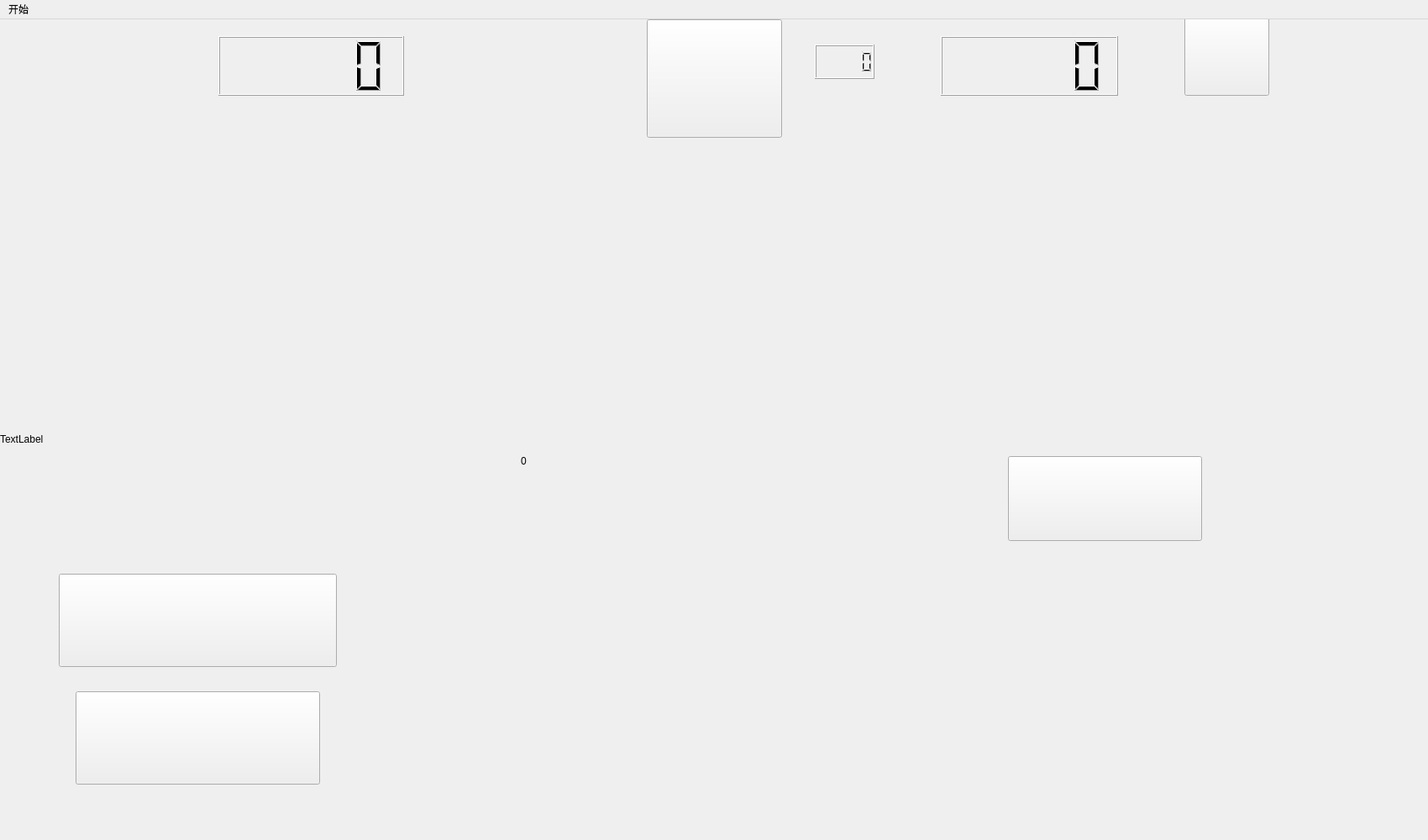
<?xml version="1.0" encoding="UTF-8"?>
<ui version="4.0">
 <class>Playscene</class>
 <widget class="QMainWindow" name="Playscene">
  <property name="geometry">
   <rect>
    <x>0</x>
    <y>0</y>
    <width>1700</width>
    <height>1000</height>
   </rect>
  </property>
  <property name="focusPolicy">
   <enum>Qt::ClickFocus</enum>
  </property>
  <property name="windowTitle">
   <string>MainWindow</string>
  </property>
  <widget class="QWidget" name="centralwidget">
   <property name="focusPolicy">
    <enum>Qt::NoFocus</enum>
   </property>
   <widget class="QLabel" name="label_finish">
    <property name="enabled">
     <bool>false</bool>
    </property>
    <property name="geometry">
     <rect>
      <x>0</x>
      <y>0</y>
      <width>1700</width>
      <height>1000</height>
     </rect>
    </property>
    <property name="minimumSize">
     <size>
      <width>1700</width>
      <height>1000</height>
     </size>
    </property>
    <property name="maximumSize">
     <size>
      <width>1700</width>
      <height>1000</height>
     </size>
    </property>
    <property name="styleSheet">
     <string notr="true">border-image: url(:/rec/pic/over.bmp);</string>
    </property>
    <property name="text">
     <string/>
    </property>
   </widget>
   <widget class="QLabel" name="label_pause">
    <property name="geometry">
     <rect>
      <x>0</x>
      <y>0</y>
      <width>1700</width>
      <height>1000</height>
     </rect>
    </property>
    <property name="minimumSize">
     <size>
      <width>1700</width>
      <height>1000</height>
     </size>
    </property>
    <property name="maximumSize">
     <size>
      <width>1700</width>
      <height>1000</height>
     </size>
    </property>
    <property name="styleSheet">
     <string notr="true">image: url(:/rec/pic/intro2.bmp);</string>
    </property>
    <property name="text">
     <string>TextLabel</string>
    </property>
   </widget>
   <widget class="QPushButton" name="toolButton_ppause">
    <property name="geometry">
     <rect>
      <x>1410</x>
      <y>-10</y>
      <width>101</width>
      <height>101</height>
     </rect>
    </property>
    <property name="styleSheet">
     <string notr="true">border-image: url(:/rec/pic/pause.png);</string>
    </property>
    <property name="text">
     <string/>
    </property>
   </widget>
   <widget class="QPushButton" name="toolButton_restart">
    <property name="geometry">
     <rect>
      <x>1200</x>
      <y>520</y>
      <width>231</width>
      <height>101</height>
     </rect>
    </property>
    <property name="focusPolicy">
     <enum>Qt::NoFocus</enum>
    </property>
    <property name="styleSheet">
     <string notr="true">border-image: url(:/rec/pic/ppause.png);</string>
    </property>
    <property name="text">
     <string/>
    </property>
   </widget>
   <widget class="QLCDNumber" name="lcdNumber_speed">
    <property name="geometry">
     <rect>
      <x>970</x>
      <y>30</y>
      <width>71</width>
      <height>41</height>
     </rect>
    </property>
   </widget>
   <widget class="QLabel" name="label_1">
    <property name="geometry">
     <rect>
      <x>500</x>
      <y>660</y>
      <width>171</width>
      <height>171</height>
     </rect>
    </property>
    <property name="styleSheet">
     <string notr="true">border-image: url(:/rec/pic/big.png);</string>
    </property>
    <property name="text">
     <string/>
    </property>
   </widget>
   <widget class="QLabel" name="label_2">
    <property name="geometry">
     <rect>
      <x>790</x>
      <y>620</y>
      <width>181</width>
      <height>191</height>
     </rect>
    </property>
    <property name="styleSheet">
     <string notr="true">
border-image: url(:/rec/pic/big.png);</string>
    </property>
    <property name="text">
     <string/>
    </property>
   </widget>
   <widget class="QLabel" name="label_7">
    <property name="geometry">
     <rect>
      <x>430</x>
      <y>620</y>
      <width>191</width>
      <height>181</height>
     </rect>
    </property>
    <property name="styleSheet">
     <string notr="true">border-image: url(:/rec/pic/big.png);</string>
    </property>
    <property name="text">
     <string/>
    </property>
   </widget>
   <widget class="QLabel" name="label_3">
    <property name="geometry">
     <rect>
      <x>340</x>
      <y>530</y>
      <width>151</width>
      <height>141</height>
     </rect>
    </property>
    <property name="styleSheet">
     <string notr="true">border-image: url(:/rec/pic/big.png);</string>
    </property>
    <property name="text">
     <string/>
    </property>
   </widget>
   <widget class="QLabel" name="label_4">
    <property name="geometry">
     <rect>
      <x>290</x>
      <y>460</y>
      <width>51</width>
      <height>51</height>
     </rect>
    </property>
    <property name="styleSheet">
     <string notr="true">border-image: url(:/rec/pic/small.png);</string>
    </property>
    <property name="text">
     <string/>
    </property>
   </widget>
   <widget class="QLabel" name="label_5">
    <property name="geometry">
     <rect>
      <x>140</x>
      <y>480</y>
      <width>51</width>
      <height>51</height>
     </rect>
    </property>
    <property name="styleSheet">
     <string notr="true">border-image: url(:/rec/pic/small.png);</string>
    </property>
    <property name="text">
     <string/>
    </property>
   </widget>
   <widget class="QLabel" name="label_6">
    <property name="geometry">
     <rect>
      <x>180</x>
      <y>510</y>
      <width>51</width>
      <height>51</height>
     </rect>
    </property>
    <property name="styleSheet">
     <string notr="true">border-image: url(:/rec/pic/small.png);</string>
    </property>
    <property name="text">
     <string/>
    </property>
   </widget>
   <widget class="QLabel" name="label_8">
    <property name="geometry">
     <rect>
      <x>340</x>
      <y>420</y>
      <width>51</width>
      <height>51</height>
     </rect>
    </property>
    <property name="styleSheet">
     <string notr="true">border-image: url(:/rec/pic/small.png);</string>
    </property>
    <property name="text">
     <string/>
    </property>
   </widget>
   <widget class="QLabel" name="label_9">
    <property name="geometry">
     <rect>
      <x>540</x>
      <y>410</y>
      <width>51</width>
      <height>51</height>
     </rect>
    </property>
    <property name="styleSheet">
     <string notr="true">border-image: url(:/rec/pic/small.png);</string>
    </property>
    <property name="text">
     <string/>
    </property>
   </widget>
   <widget class="QLabel" name="label_10">
    <property name="geometry">
     <rect>
      <x>240</x>
      <y>540</y>
      <width>111</width>
      <height>91</height>
     </rect>
    </property>
    <property name="styleSheet">
     <string notr="true">image: url(:/rec/pic/diamond.png);</string>
    </property>
    <property name="text">
     <string/>
    </property>
   </widget>
   <widget class="QLabel" name="label_11">
    <property name="geometry">
     <rect>
      <x>160</x>
      <y>370</y>
      <width>101</width>
      <height>91</height>
     </rect>
    </property>
    <property name="styleSheet">
     <string notr="true">image: url(:/rec/pic/diamond.png);</string>
    </property>
    <property name="text">
     <string/>
    </property>
   </widget>
   <widget class="QLabel" name="label_12">
    <property name="geometry">
     <rect>
      <x>460</x>
      <y>680</y>
      <width>91</width>
      <height>91</height>
     </rect>
    </property>
    <property name="styleSheet">
     <string notr="true">image: url(:/rec/pic/diamond.png);</string>
    </property>
    <property name="text">
     <string/>
    </property>
   </widget>
   <widget class="QLabel" name="label_13">
    <property name="geometry">
     <rect>
      <x>440</x>
      <y>360</y>
      <width>91</width>
      <height>101</height>
     </rect>
    </property>
    <property name="styleSheet">
     <string notr="true">border-image: url(:/rec/pic/time.png);</string>
    </property>
    <property name="text">
     <string/>
    </property>
   </widget>
   <widget class="QLabel" name="label_14">
    <property name="geometry">
     <rect>
      <x>720</x>
      <y>690</y>
      <width>171</width>
      <height>161</height>
     </rect>
    </property>
    <property name="styleSheet">
     <string notr="true">border-image: url(:/rec/pic/bag.png);</string>
    </property>
    <property name="text">
     <string/>
    </property>
   </widget>
   <widget class="QLabel" name="label_15">
    <property name="geometry">
     <rect>
      <x>530</x>
      <y>720</y>
      <width>151</width>
      <height>141</height>
     </rect>
    </property>
    <property name="styleSheet">
     <string notr="true">border-image: url(:/rec/pic/bag.png);</string>
    </property>
    <property name="text">
     <string/>
    </property>
   </widget>
   <widget class="QToolButton" name="toolButton">
    <property name="geometry">
     <rect>
      <x>770</x>
      <y>0</y>
      <width>161</width>
      <height>141</height>
     </rect>
    </property>
    <property name="styleSheet">
     <string notr="true">border-image: url(:/rec/pic/1.png);</string>
    </property>
    <property name="text">
     <string/>
    </property>
   </widget>
   <widget class="QLCDNumber" name="lcdNumber">
    <property name="geometry">
     <rect>
      <x>1120</x>
      <y>20</y>
      <width>211</width>
      <height>71</height>
     </rect>
    </property>
    <property name="styleSheet">
     <string notr="true">border-image: url(:/rec/pic/title-time.png);</string>
    </property>
   </widget>
   <widget class="QLCDNumber" name="lcdNumber_sum">
    <property name="geometry">
     <rect>
      <x>260</x>
      <y>20</y>
      <width>221</width>
      <height>71</height>
     </rect>
    </property>
    <property name="styleSheet">
     <string notr="true">border-image: url(:/rec/pic/title-money.png);</string>
    </property>
   </widget>
   <widget class="QLabel" name="label_final">
    <property name="geometry">
     <rect>
      <x>620</x>
      <y>440</y>
      <width>531</width>
      <height>171</height>
     </rect>
    </property>
    <property name="styleSheet">
     <string notr="true">
font: 63 72pt &quot;Adobe 繁黑體 Std B&quot;;
</string>
    </property>
    <property name="text">
     <string>0</string>
    </property>
   </widget>
   <widget class="QPushButton" name="toolButton_cancel">
    <property name="geometry">
     <rect>
      <x>70</x>
      <y>660</y>
      <width>331</width>
      <height>111</height>
     </rect>
    </property>
    <property name="styleSheet">
     <string notr="true">border-image: url(:/rec/pic/quit2.png);</string>
    </property>
    <property name="text">
     <string/>
    </property>
   </widget>
   <widget class="QPushButton" name="toolButton_reset">
    <property name="geometry">
     <rect>
      <x>90</x>
      <y>800</y>
      <width>291</width>
      <height>111</height>
     </rect>
    </property>
    <property name="styleSheet">
     <string notr="true">border-image: url(:/rec/pic/restart.png);</string>
    </property>
    <property name="text">
     <string/>
    </property>
   </widget>
   <zorder>toolButton_ppause</zorder>
   <zorder>label_13</zorder>
   <zorder>label_3</zorder>
   <zorder>label_15</zorder>
   <zorder>label_14</zorder>
   <zorder>label_12</zorder>
   <zorder>label_11</zorder>
   <zorder>label_10</zorder>
   <zorder>label_7</zorder>
   <zorder>label_6</zorder>
   <zorder>label_8</zorder>
   <zorder>label_1</zorder>
   <zorder>label_2</zorder>
   <zorder>toolButton</zorder>
   <zorder>label_4</zorder>
   <zorder>label_5</zorder>
   <zorder>label_9</zorder>
   <zorder>label_pause</zorder>
   <zorder>toolButton_restart</zorder>
   <zorder>lcdNumber_speed</zorder>
   <zorder>lcdNumber</zorder>
   <zorder>lcdNumber_sum</zorder>
   <zorder>label_finish</zorder>
   <zorder>label_final</zorder>
   <zorder>toolButton_reset</zorder>
   <zorder>toolButton_cancel</zorder>
  </widget>
  <widget class="QMenuBar" name="menubar">
   <property name="geometry">
    <rect>
     <x>0</x>
     <y>0</y>
     <width>1700</width>
     <height>21</height>
    </rect>
   </property>
   <widget class="QMenu" name="menu">
    <property name="title">
     <string>开始</string>
    </property>
    <addaction name="actionexit"/>
   </widget>
   <addaction name="menu"/>
  </widget>
  <action name="actionexit">
   <property name="text">
    <string>退出</string>
   </property>
  </action>
 </widget>
 <resources/>
 <connections/>
</ui>
